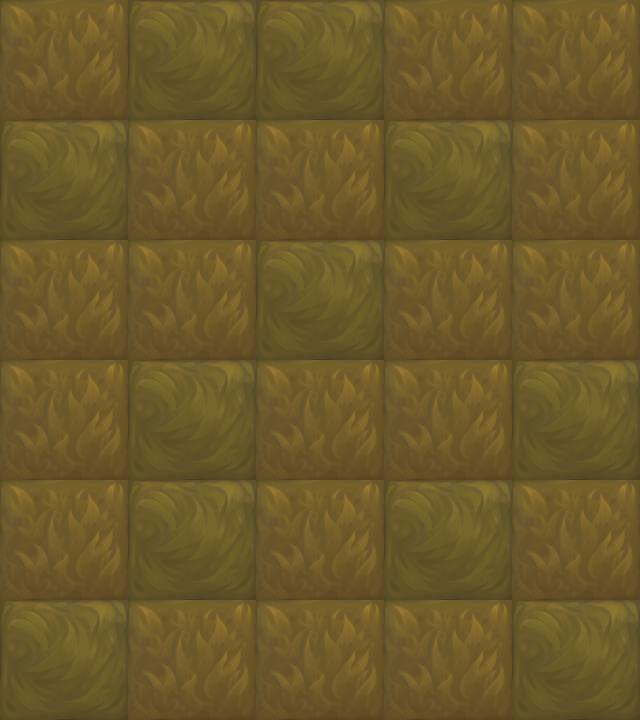

The image is a tile-based game level rendered from a .tmx file. Its description and source (layers, tilesets, objects; grid data summarised) follow:
An orthogonal 5x6 tile map with 128x120 px tiles, 1 tile layer (块层 1).

<map version="1.0" orientation="orthogonal" width="5" height="6" tilewidth="128" tileheight="120">
 <tileset firstgid="1" name="map003" tilewidth="128" tileheight="120">
  <image source="map005.png" width="256" height="120" />
 </tileset>
 <layer name="块层 1" width="5" height="6">
  <data>[30 cells, 30 non-empty, 2 distinct tile ids]</data>
 </layer>
</map>
